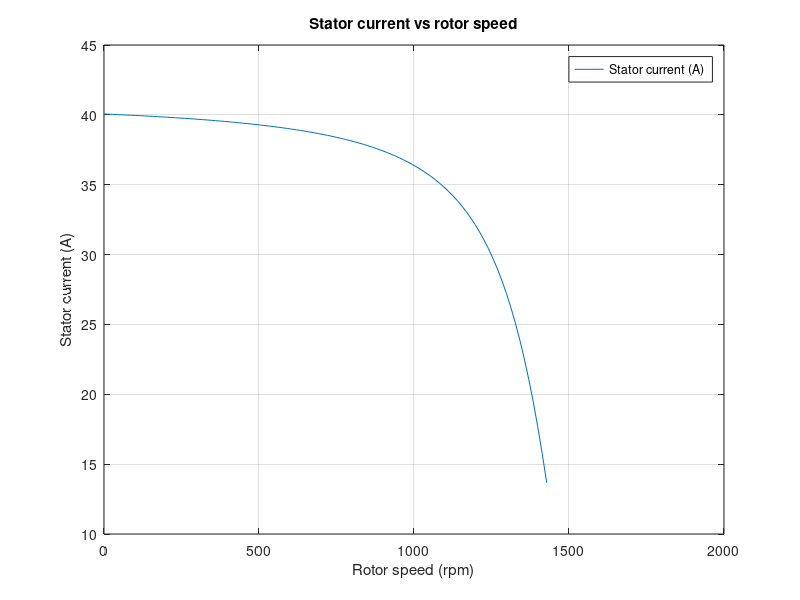
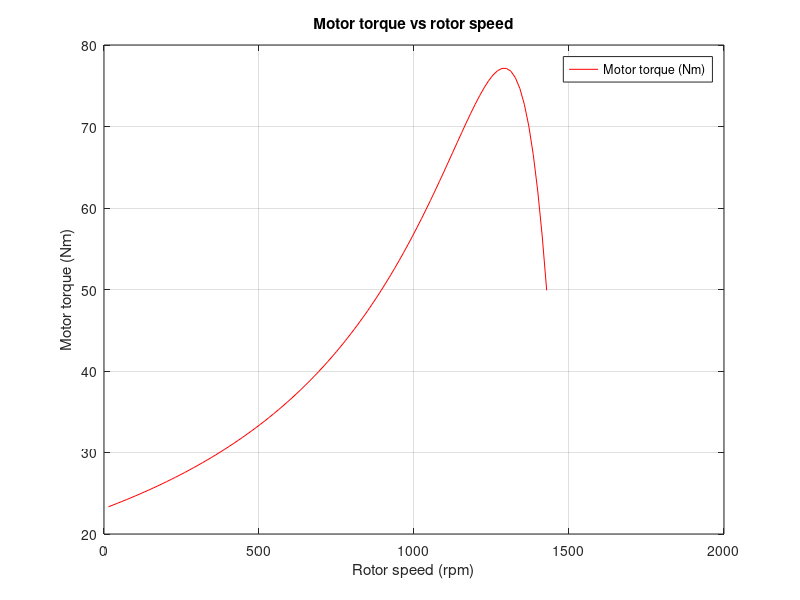

The MATLAB source for these figures, in order:

%% This code below is designed to fullfil the requirements of question 5 for EEE223's semester 1 Asignment (Aerospace)
%% Below I use the parameters given and calculate to graphically plot the motor-torque-speed and stator-current-speed charictaristics over a slip range from 1 to 0.048
%% Date 02/03/2024
%% Written by Bailey Raven

%% Initial Decalrations and Calculations
Vs = 230; %% Declaring the supply phase voltage (V)
fs = 50; %% Declaring the supply frequency (Hz)
Rr = 0.8; %% Declaring the rotor resistance (ohm's)
Rs = 0.8; %% Declaring the stator resistance (ohm's)
Xeq = 5.69; %% Declaring the equivalent impedance (H)
s = linspace(1, 0.048, 100); %% Declaring slip as a range from 1 to 0.048, with a spacing of 0.01
Ns = 1500;  %% Delaring the synchronous speed (rpm)
wr = (2*pi.*(Ns.*(1.-s)))./60; %% Calculating an angular rotor speed (rad\s) for the varying slip from 1 down to 0
Nr = Ns.*(1.-s); %% Calculating the range of rotor speeds for the varying slip (rpm)
Lm = 0.637; %% Declaring a magnetic inductance (H)
Im = Vs/(2*pi*fs*Lm); %% Calculating a magnetising current (A)
R_total = Rs+(Rr./s); %% Calculating the total resistance, based off of both the rotor and stator resistances (ohm's)

%% Plotting the stator curretn vs the motor speed
Ir = Vs./((R_total.^2)+Xeq^2).^(1/2);  %% Calculating the rotor current for the varying slip (A)
Is = Im + Ir; %% Calculating the stator current (A)
figure() %% Creating a figure
plot(Nr, Is) %% Plotting the rotor speed on the x-axis & stator current on the y-axis
title("Stator current vs rotor speed") %% Titling the graph
xlabel("Rotor speed (rpm)") %% Labling the x-axis
ylabel("Stator current (A)") %% Labling the y-axis
legend("Stator current (A)") %% Creating a legend for labling the line
grid on  %% Turning on the grid

%% Plotting the motor torque vs the rotor speed
Td = (3.*Ir.^2*Rr.*(1-s))./(wr.*s);  %% Calculating the motor torque (Nm)
figure() %% Creating a figure
plot(Nr, Td, "r") %% Plotting the rotor speed on the x-axis and motor torque on the y-axis, with a red line
title("Motor torque vs rotor speed") %% Titling the graph
xlabel("Rotor speed (rpm)")  %% Labling the x-axis
ylabel("Motor torque (Nm)")  %% Labling the y-axis
legend("Motor torque (Nm)")  %% Creating a legend to label the line
grid on  %% Turning on the grid





